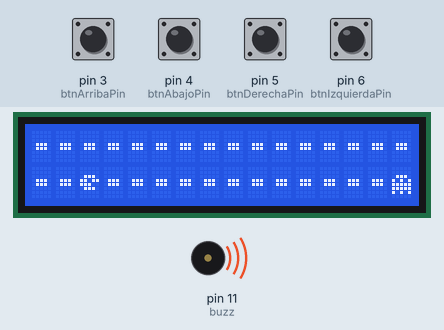
This sketch was run on a simulated Arduino Uno, built with avr-gcc and run on an emulated ATmega328P. On the bench: 16×2 character LCD, buzzer (waves = sounding). The inputs (shaded band) are chosen by the test bench; at power-on: pin 3 (btnArribaPin), pin 4 (btnAbajoPin), pin 5 (btnDerechaPin), pin 6 (btnIzquierdaPin) HIGH. What the sketch prints to the serial monitor is not drawn.

Above: at 4.1 s.
4.2 s: pin 3 (btnArribaPin) pulled LOW for 0.15 s
At 4.6 s:
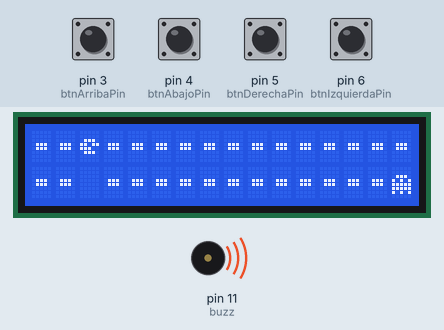
4.9 s: pin 4 (btnAbajoPin) pulled LOW for 0.15 s
At 5.09 s:
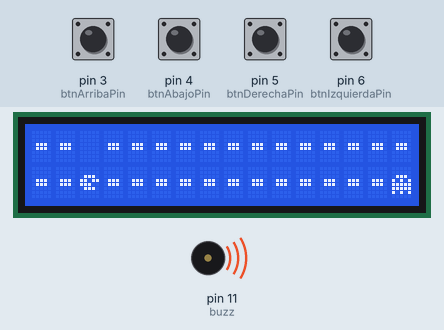
5.6 s: pin 5 (btnDerechaPin) pulled LOW for 1 s
At 6.68 s:
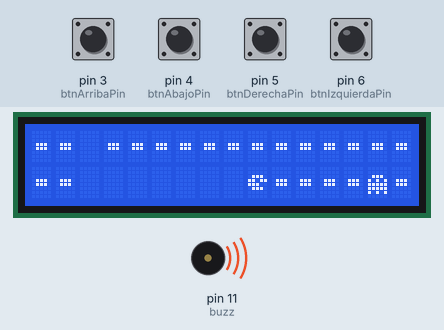
7.2 s: pin 5 (btnDerechaPin) pulled LOW for 0.15 s
At 7.38 s:
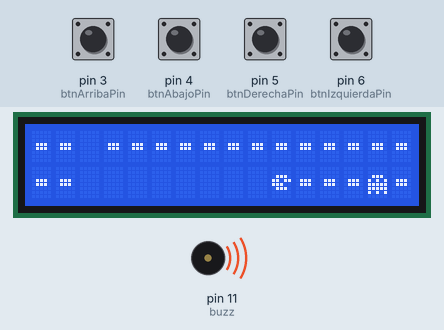
7.9 s: pin 3 (btnArribaPin) pulled LOW for 1 s
At 8.5 s:
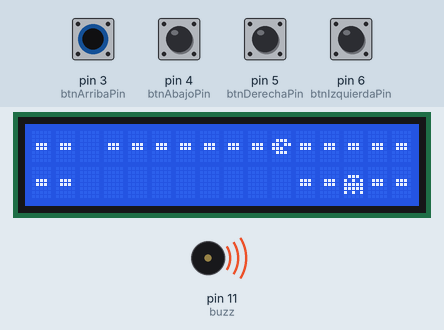
9.5 s: pin 6 (btnIzquierdaPin) pulled LOW for 0.15 s
At 10.21 s:
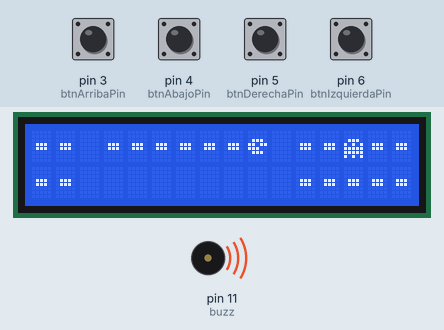
Timing chart, 0 to 13.5 s (numbered marks = the images above; inputs shaded):
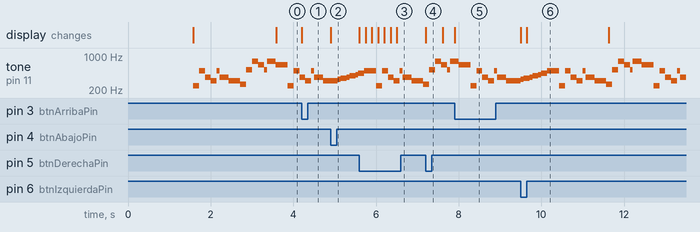

Measured:
- after the input at 4.2 s, the display: changes at once (image 1)
- after the input at 4.9 s, the display: changes at once (image 2)
- after the input at 5.6 s, the display: first changes at once (image 3 shows a later state)
- after the input at 7.2 s, the display: changes at once (image 4)
- after the input at 7.9 s, the display: changes at once (image 5)
- after the input at 9.5 s, the display: first changes at once (image 6 shows a later state)
- by itself, tone on pin 11 (buzz): plays 330 Hz for 0.07 s, 349 Hz for 0.14 s, 370 Hz for 0.07 s, 392 Hz for 0.14 s, 415 Hz for 0.07 s, 440 Hz for 0.14 s … (27 notes in this stretch)

The sketch:

codigo.ino
```cpp
#include <EEPROM.h>
#include "PacManGame.h"

void setup() {
  Serial.begin(115200);
  lcd.begin(16, 2);

  // Carga el high score desde EEPROM
  EEPROM.get(EEPROM_ADDR, maxScore);

  // Crea los caracteres
  lcd.createChar(0, pacman);
  lcd.createChar(1, fantome);
  lcd.createChar(2, point);

  pinMode(btnArribaPin,    INPUT_PULLUP);
  pinMode(btnAbajoPin,     INPUT_PULLUP);
  pinMode(btnDerechaPin,   INPUT_PULLUP);
  pinMode(btnIzquierdaPin, INPUT_PULLUP);

  pinMode(buzz, OUTPUT);
  noTone(buzz);

  // Mensaje de bienvenida
  lcd.clear();
  lcd.setCursor(2, 0);
  lcd.print("PAC-MAN!");
  lcd.setCursor(0, 1);
  delay(1500);

  initLevel();
}

void loop() {
  reproducirMusica();

  // Control de Pac-Man
  if (millis() - keystruck > VITESSE_PAC) {
    bool moved = false;
    if (digitalRead(btnArribaPin) == LOW)   { bouge(0, -1); moved = true; Serial.println("ARRIBA"); }
    if (digitalRead(btnAbajoPin) == LOW)    { bouge(0,  1); moved = true; Serial.println("ABAJO"); }
    if (digitalRead(btnDerechaPin) == LOW)  { bouge(1,  0); moved = true; Serial.println("DERECHA"); }
    if (digitalRead(btnIzquierdaPin) == LOW){ bouge(-1, 0); moved = true; Serial.println("IZQUIERDA"); }
    if (moved) keystruck = millis();
  }

  // Fantasma
  if (millis() - poursuite > VITESSE_FANT / (level + 1) + 10) {
    poursuis();
    poursuite = millis();
  }

  // Colisión
  if (partieEnCours && xpac == xfant && ypac == yfant) {
    perdu();
  }
}
```

PacManGame.cpp
```cpp
#include <Arduino.h>           // ← Igual aquí, para definir todas las funciones Arduino
#include "PacManGame.h"
#include <EEPROM.h>
#include "melodia.h"

// ——— Configuración de pines ———
LiquidCrystal lcd(13, 12, 10, 9, 8, 7);
const int buzz            = 11;
const int btnArribaPin    = 3;
const int btnAbajoPin     = 4;
const int btnDerechaPin   = 5;
const int btnIzquierdaPin = 6;

// ——— EEPROM ———
const int EEPROM_ADDR = 0;
int maxScore = 0;

// ——— Bitmaps personalizados ———
byte pacman[8] = {
  B00000, B00000, B01110, B11011,
  B11100, B01110, B00000, B00000
};
byte fantome[8] = {
  B00000, B00000, B01110, B10101,
  B11111, B11111, B10101, B00000
};
byte point[8] = {
  B00000, B00000, B00000, B01110,
  B01110, B00000, B00000, B00000
};

// ——— Estado del juego ———
byte points[MAXX+1][MAXY+1];
int  xpac = 2, ypac = 1;
int  xfant = 15, yfant = 0;
long keystruck = 0, poursuite = 0;
bool partieEnCours = true, vide = false;
byte level = 0;
int  score = 0;

// ——— Implementación de funciones ———

void bouge(int dx, int dy) {
  int oldx = xpac, oldy = ypac;
  xpac = constrain(xpac + dx, 0, MAXX);
  ypac = constrain(ypac + dy, 0, MAXY);

  lcd.setCursor(xpac, ypac); lcd.write(byte(0));
  lcd.setCursor(oldx, oldy);
  if (xpac != oldx || ypac != oldy) lcd.print(" ");

  if (points[xpac][ypac]) {
    points[xpac][ypac] = false;
    score++;
  }

  // Comprueba si quedan puntos
  vide = true;
  for (int i = 0; i <= MAXX; i++)
    for (int j = 0; j <= MAXY; j++)
      if (points[i][j]) vide = false;
  if (vide && partieEnCours) gagne();
}

void poursuis() {
  int oldx = xfant, oldy = yfant;
  if      (yfant < ypac) yfant++;
  else if (yfant > ypac) yfant--;
  else if (xfant < xpac) xfant++;
  else if (xfant > xpac) xfant--;

  lcd.setCursor(xfant, yfant); lcd.write(byte(1));
  lcd.setCursor(oldx, oldy);
  if (oldx != xfant || oldy != yfant) {
    if (points[oldx][oldy]) lcd.write(byte(2));
    else                    lcd.print(" ");
  }
}

void perdu() {
  partieEnCours = false;
  lcd.clear();
  lcd.setCursor(2, 0);
  lcd.print("GAME OVER");
  lcd.setCursor(0, 1);
  lcd.print("Score:");
  lcd.print(score);
  lcd.print(" Hi:");
  lcd.print(maxScore);

  if (score > maxScore) {
    maxScore = score;
    EEPROM.put(EEPROM_ADDR, maxScore);
    lcd.setCursor(0, 0);
    lcd.print("NEW HIGHSCORE!");
  }

  delay(2000);
  level = 0;
  score = 0;
  initLevel();
}

void gagne() {
  level++;
  lcd.clear();
  lcd.setCursor(3, 0);
  lcd.print("NEXT LEVEL");
  lcd.setCursor(6, 1);
  lcd.print(level);
  delay(1500);
  initLevel();
}

void initLevel() {
  partieEnCours = true;
  for (int i = 0; i <= MAXX; i++) {
    for (int j = 0; j <= MAXY; j++) {
      points[i][j] = true;
      lcd.setCursor(i, j);
      lcd.write(byte(2));
    }
  }
  xpac = 2;  ypac = 1;
  xfant = 15; yfant = 0;
  lcd.setCursor(xpac, ypac); lcd.write(byte(0));
  lcd.setCursor(xfant, yfant); lcd.write(byte(1));
  keystruck = poursuite = millis();
}

void reproducirMusica() {
  static int notaActual = 0;
  static unsigned long tiempoNotaAnterior = 0;
  static bool notaActiva = false;
  unsigned long ahora = millis();

  if (notaActual < numNotas) {
    if (!notaActiva) {
      tone(buzz, melodia[notaActual][0]);
      tiempoNotaAnterior = ahora;
      notaActiva = true;
    }
    if (ahora - tiempoNotaAnterior >= melodia[notaActual][1]) {
      noTone(buzz);
      notaActual++;
      notaActiva = false;
    }
  } else {
    notaActual = 0;
  }
}
```

PacManGame.h
```cpp
#ifndef PACMANGAME_H
#define PACMANGAME_H

#include <Arduino.h>           // ← Para byte, constrain(), millis(), delay(), tone(), noTone(), etc.
#include <LiquidCrystal.h>

// ——— Configuración de pines ———
extern LiquidCrystal lcd;
extern const int buzz;
extern const int btnArribaPin;
extern const int btnAbajoPin;
extern const int btnDerechaPin;
extern const int btnIzquierdaPin;

// ——— EEPROM ———
extern const int EEPROM_ADDR;
extern int maxScore;

// ——— Velocidades y dimensiones ———
#define VITESSE_PAC   150
#define VITESSE_FANT  2000
#define MAXX          15
#define MAXY          1

// ——— Bitmaps personalizados ———
extern byte pacman[8];
extern byte fantome[8];
extern byte point[8];

// ——— Estado del juego ———
extern byte points[MAXX+1][MAXY+1];
extern int  xpac, ypac;
extern int  xfant, yfant;
extern long keystruck, poursuite;
extern bool partieEnCours, vide;
extern byte level;
extern int  score;

// ——— Prototipos ———
void bouge(int dx, int dy);
void poursuis();
void perdu();
void gagne();
void initLevel();
void reproducirMusica();

#endif // PACMANGAME_H
```

melodia.h
```cpp
// melodia.h
#pragma once
#include "notas.h"

// Melodía de introducción de Pac-Man (105 BPM) en pares {nota, duración_ms}
const int melodia[][2] = {
  { SI4, 143 }, { SI5, 143 }, { FAS5, 143 }, { RES5, 143 },
  { SI5,  71 }, { FAS5, 214 }, { RES5, 286 }, { DO5, 143 },
  { DO6, 143 }, { SOL6,143 }, { MI6, 143 }, { DO6,  71 },
  { SOL6,214 }, { MI6, 286 },

  { SI4, 143 }, { SI5, 143 }, { FAS5,143 }, { RES5, 143 },
  { SI5,  71 },

  { FAS5,214 }, { RES5,286 }, { RES5, 71 }, { MI5,  71 },
  { FA5,  71 }, { FA5,  71 }, { FAS5, 71 }, { SOL5, 71 },
  { SOL5, 71 }, { SOLS5,71 }, { LA5, 143 }, { SI5, 286 }
};

const int numNotas = sizeof(melodia) / sizeof(melodia[0]);
```

notas.h
```cpp
// notas.h generado con un programa en python
#pragma once

// Octava 1
const int DO1 = 16;
const int DOS1 = 17;
const int RE1 = 18;
const int RES1 = 19;
const int MI1 = 21;
const int FA1 = 22;
const int FAS1 = 23;
const int SOL1 = 24;
const int SOLS1 = 26;
const int LA1 = 28;
const int LAS1 = 29;
const int SI1 = 31;

// Octava 2
const int DO2 = 33;
const int DOS2 = 35;
const int RE2 = 37;
const int RES2 = 39;
const int MI2 = 41;
const int FA2 = 44;
const int FAS2 = 46;
const int SOL2 = 49;
const int SOLS2 = 52;
const int LA2 = 55;
const int LAS2 = 58;
const int SI2 = 62;

// Octava 3
const int DO3 = 65;
const int DOS3 = 69;
const int RE3 = 73;
const int RES3 = 78;
const int MI3 = 82;
const int FA3 = 87;
const int FAS3 = 92;
const int SOL3 = 98;
const int SOLS3 = 104;
const int LA3 = 110;
const int LAS3 = 117;
const int SI3 = 123;

// Octava 4
const int DO4 = 131;
const int DOS4 = 139;
const int RE4 = 147;
const int RES4 = 156;
const int MI4 = 165;
const int FA4 = 175;
const int FAS4 = 185;
const int SOL4 = 196;
const int SOLS4 = 208;
const int LA4 = 220;
const int LAS4 = 233;
const int SI4 = 247;

// Octava 5
const int DO5 = 262;
const int DOS5 = 277;
const int RE5 = 294;
const int RES5 = 311;
const int MI5 = 330;
const int FA5 = 349;
const int FAS5 = 370;
const int SOL5 = 392;
const int SOLS5 = 415;
const int LA5 = 440;
const int LAS5 = 466;
const int SI5 = 494;

// Octava 6
const int DO6 = 523;
const int DOS6 = 554;
const int RE6 = 587;
const int RES6 = 622;
const int MI6 = 659;
const int FA6 = 698;
const int FAS6 = 740;
const int SOL6 = 784;
const int SOLS6 = 831;
const int LA6 = 880;
const int LAS6 = 932;
const int SI6 = 988;

// Octava 7
const int DO7 = 1047;
const int DOS7 = 1109;
const int RE7 = 1175;
const int RES7 = 1245;
const int MI7 = 1319;
const int FA7 = 1397;
const int FAS7 = 1480;
const int SOL7 = 1568;
const int SOLS7 = 1661;
const int LA7 = 1760;
const int LAS7 = 1865;
const int SI7 = 1976;

// Octava 8
const int DO8 = 2093;
const int DOS8 = 2217;
const int RE8 = 2349;
const int RES8 = 2489;
const int MI8 = 2637;
const int FA8 = 2794;
const int FAS8 = 2960;
const int SOL8 = 3136;
const int SOLS8 = 3322;
const int LA8 = 3520;
const int LAS8 = 3729;
const int SI8 = 3951;

const int NONE = 0;
```
